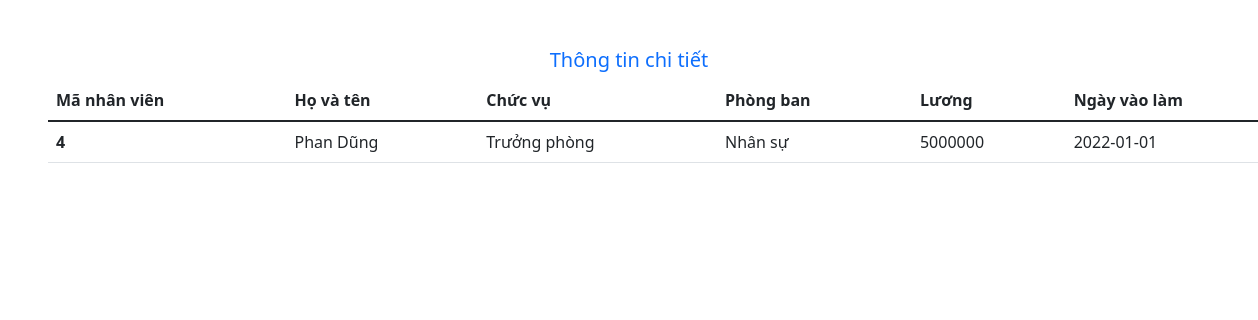
Page /index.php?controller=employee&action=detail&id=4 on the committed database.
### tables this page shows
CREATE TABLE `nhanvien` (
  `maNV` int(10) UNSIGNED NOT NULL,
  `hovaten` varchar(50) NOT NULL,
  `chucvu` varchar(50) NOT NULL,
  `phongban` varchar(100) NOT NULL,
  `luong` int(10) NOT NULL,
  `ngayvaolam` date NOT NULL
);

### src/controller/EmployeeController.php (called while the page is built, shortened)
<?php
    require_once 'model/EmployeeModel.php';
    class EmployeeController{
        function detail(){
            $employeeMa = $_GET['id'];
            $employeeModel = new EmployeeModel();
            $employees = $employeeModel->getEmployee($employeeMa);
            require_once 'view/employee/detail.php';
        }
    }
?>

### src/index.php (called while the page is built, shortened)
<?php
    $action = isset($_GET['action']) ? $_GET['action'] : 'index';
    $object = new $classController();
    $object->$action();
?>

### src/model/EmployeeModel.php (called while the page is built, shortened)
<?php
    class EmployeeModel{
        public function getEmployee($employeeMa) {
            $connection = $this->connectDb();
            $querySelect = "SELECT * FROM nhanvien WHERE maNV=$employeeMa";
            $result = mysqli_query($connection, $querySelect);
            $arr_employee = [];
            if(mysqli_num_rows($result) > 0) {
                $arr_employees = mysqli_fetch_all($result, MYSQLI_ASSOC);
                $arr_employee = $arr_employees[0];
            }
            return $arr_employee;
        }
        public function connectDb() {
            $connection = mysqli_connect(DB_HOST, DB_USERNAME, DB_PASSWORD, DB_NAME);
            return $connection;
        }
    }
?>

### src/view/employee/detail.php (the view, shortened to what this page needs)
<!DOCTYPE html>
<html lang="en">
<head>
    <link rel="stylesheet" href="https://cdn.jsdelivr.net/npm/bootstrap-icons@1.7.2/font/bootstrap-icons.css">
    <link href="https://cdn.jsdelivr.net/npm/bootstrap@5.1.3/dist/css/bootstrap.min.css" rel="stylesheet"
>
</head>
<body>
    <main>
    <h5 class="text-center text-primary mt-5" >Thông tin chi tiết</h5>
    <table class="table ms-5">
        <thead>
                    <tr>
                    <th scope="col">Mã nhân viên</th>
                    <th scope="col">Họ và tên</th>
                    <th scope="col">Chức vụ</th>
                    <th scope="col">Phòng ban</th>
                    <th scope="col">Lương</th>
                    <th scope="col">Ngày vào làm</th>
                    </tr>
                </thead>
                <tbody>
                <tr>
                <th scope="row"><?php echo $employees['maNV']; ?></th>
                    <td><?php echo $employees['hovaten']; ?></td>
                    <td><?php echo $employees['chucvu']; ?></td>
                    <td><?php echo $employees['phongban']; ?></td>
                    <td><?php echo $employees['luong']; ?></td>
                    <td><?php echo $employees['ngayvaolam']; ?></td>
                </tr>
                </tbody>
     </table>
    </main>
</body>
</html>

### rows in the picture
nhanvien: maNV "4", hovaten "Phan Dũng", chucvu "Trưởng phòng", phongban "Nhân sự", luong "5000000", ngayvaolam "2022-01-01"
